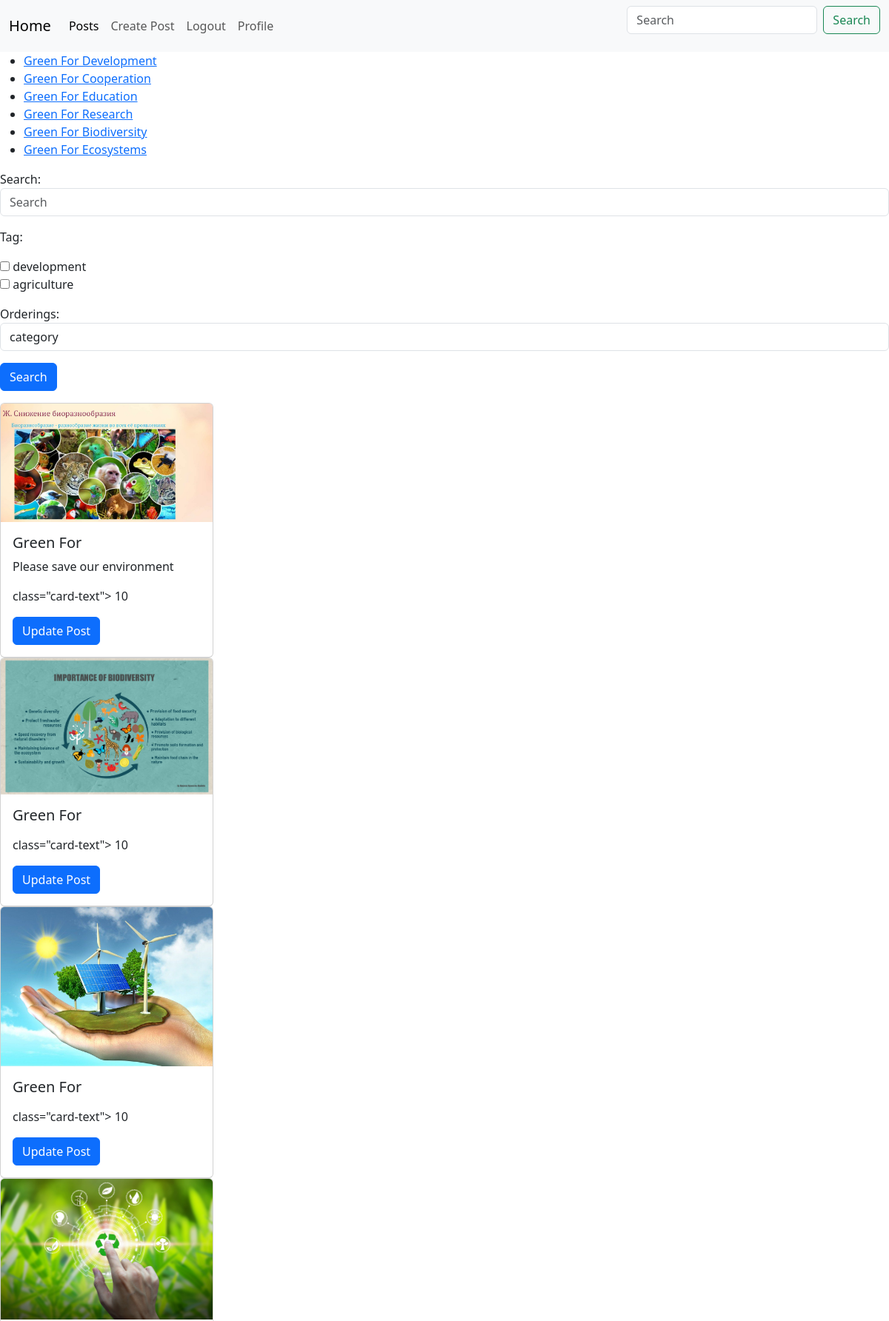
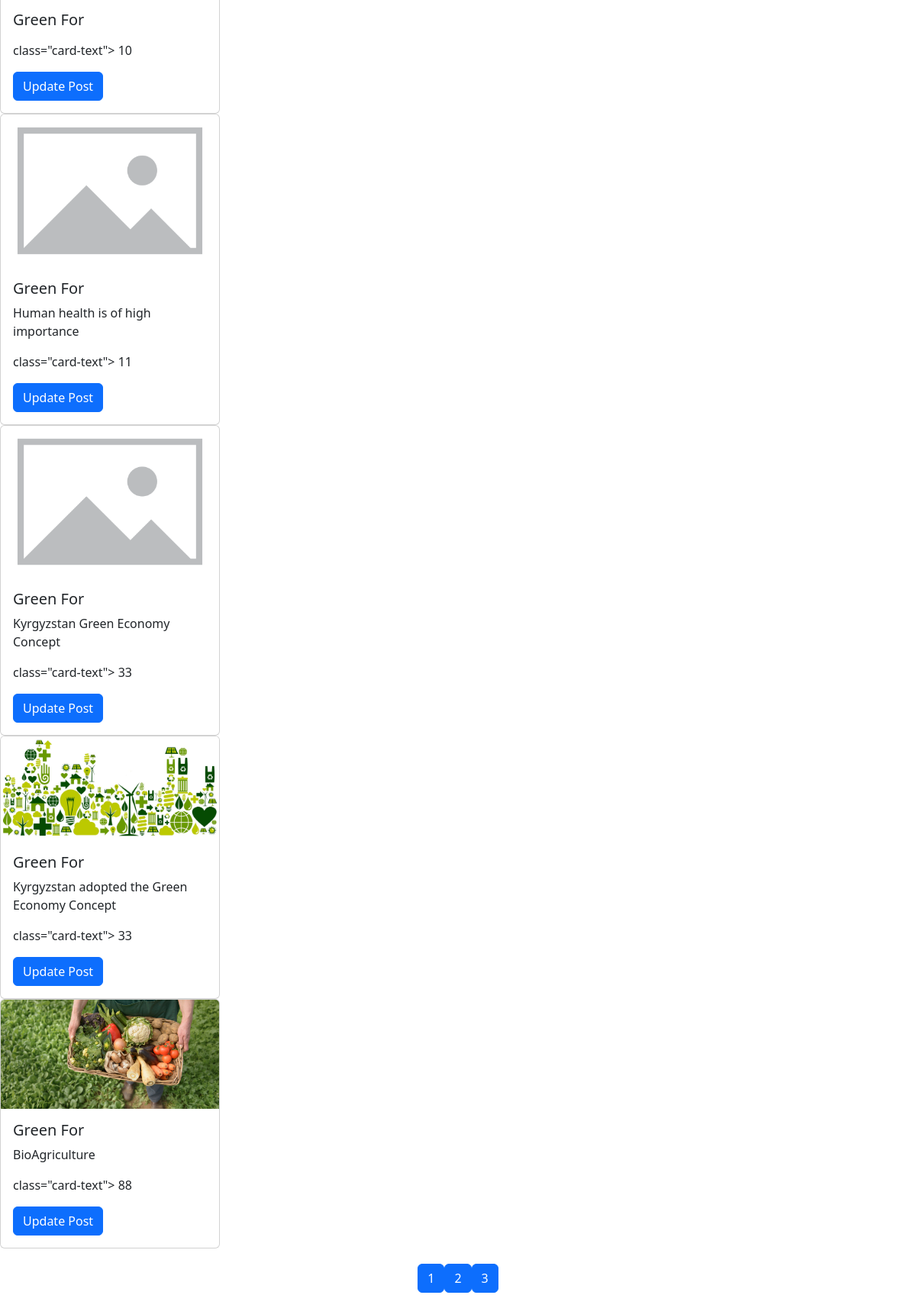
The page /posts/ (signed in) on the database its author committed (2 pictures, top to bottom).
### posts/models.py (models this page shows, shortened)
class Post(models.Model):
    author = models.ForeignKey(User, on_delete=models.CASCADE, related_name="posts", null=True)
    image = models.ImageField(null=True, blank=True, upload_to="posts")
    title = models.CharField(max_length=50)
    content = models.TextField(null=True, blank=True)
    rate = models.IntegerField(default=0)
    created_at = models.DateTimeField(auto_now_add=True, null=True)
    updated_at = models.DateTimeField(auto_now=True, null=True)
    category = models.ForeignKey(Category, on_delete=models.CASCADE, null=True, blank=True)
    field = models.ManyToManyField(Field, blank=True)
    language = models.ForeignKey(Language, on_delete=models.CASCADE, null=True, blank=True)
    tag = models.ManyToManyField(Tag, null=True, blank=True)

### posts/views.py (the view)
# urls.py: path('posts/', post_list_view, name="post_list"),
@login_required(login_url='login')
def post_list_view(request):
    if request.method == "GET":
        search = request.GET.get("search")
        tags = request.GET.getlist("tags")
        orderings = request.GET.getlist("ordering")
        searchform = SearchForm(request.GET)
        page = int(request.GET.get("page", 1))
        posts = Post.objects.all()
        if search:
            posts = posts.filter(Q(title__icontains=search) | Q(content__icontains=search))
        if tags:
            posts = posts.filter(tags__id__in=tags)
        if orderings:
            posts = posts.order_by(orderings)
        limit = 3
        max_pages = posts.count() / limit
        if round(max_pages) < max_pages:
            max_pages = round(max_pages) + 1
        else:
            max_pages = round(max_pages)
        start = (page - 1) * limit
        end = page * limit
        context = {"posts": posts, "search_form": searchform, "max_pages": range(1, max_pages + 1)}
        return render(request, "post_list.html", context=context)

### posts/forms.py
class SearchForm(forms.Form):
    search = forms.CharField(
        required=False,
        min_length=1,
        widget=forms.TextInput(
            attrs={
                'placeholder': 'Search',
                'class': 'form-control',
            }))
    tag = forms.ModelMultipleChoiceField(
        required=False,
        queryset=Tag.objects.all(),
        widget=forms.CheckboxSelectMultiple
    )
    orderings = (
        ('title', 'category'),
        ('-title', 'category in reverse order'),
        ('rate', 'rate'),
        ('-rate', 'rate in reverse order'),
        ('created_at', 'created_at'),
        ('-created_at', 'created_at in reverse order')
    )
    orderings = forms.ChoiceField(
        required=False,
        choices=orderings,
        widget=forms.Select(attrs={'placeholder': 'Ordering', 'class': 'form-control'})
    )

### posts/models.py (called while the page is built)
    def __str__(self):
        return self.name

### templates/post_list.html (shortened to what this page needs)
{%extends "main.html"%}
{%load static%}
{%block content%}
<form action="/posts/" method="get">
  {{ search_form.as_p }}
  <button type="submit" class="btn btn-primary">Search</button>
</form>
{% for post in posts%}
<div class="card" style="width: 18rem;">
  {%if post.image%}
  <img src="{{post.image.url}}" class="card-img-top" alt="...">
  {%else%}
  <img src="{%static 'staticfile.jpg'%}" class="card-img-top" alt="...">
  {%endif%}
  <div class="card-body">
    <h5 class="card-title">Green For</h5>
    <p class="card-text">{{post.content}}</p>
    <p> class="card-text"> {{post.rate}}</p>
    <a href="/posts/{{post.id}}" class="btn btn-primary">Update Post</a>
  </div>
</div>
{% endfor %}
<div style="display:flex; justify-content: center; margin-top: 20px; margin-bottom: 20px">
{%for i in max_pages%}
<a href="/posts/?page={{i}}" class="btn btn-primary">{{i}}</a>
{% endfor %}
</div>
{% endblock %}

### rows shown on the page
Post: image (picture), content "Please save our environment", rate "10"
Post: image (picture), rate "10"
Post: image (picture), rate "10"
Post: image (picture), rate "10"
Post: content "Human health is of high importance", rate "11"
Post: content "Kyrgyzstan Green Economy Concept", rate "33"
Post: image (picture), content "Kyrgyzstan adopted the Green Economy Concept", rate "33"
Post: image (picture), content "BioAgriculture", rate "88"

### other values the page prints
{{ i }} "1" "2" "3"
